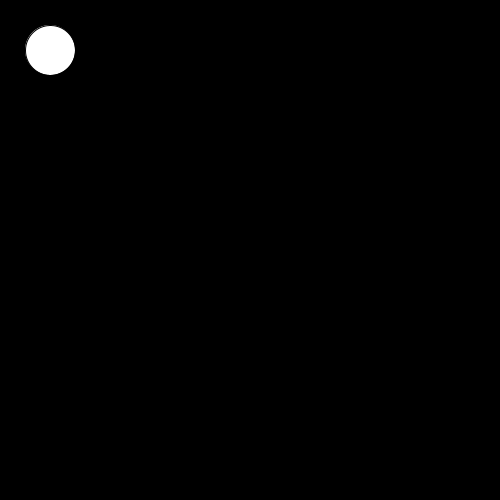
Frame 1 (no input)
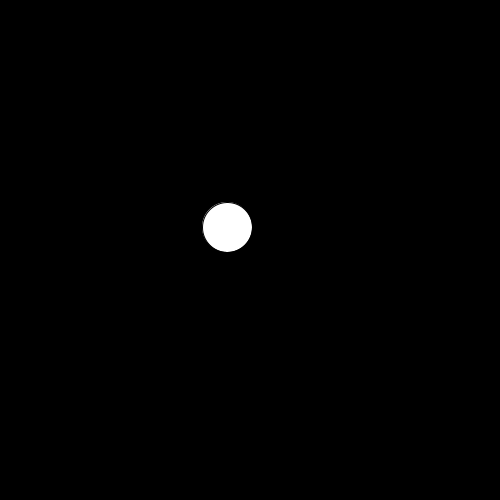
Frame 60 (the mouse pressed at the canvas centre just before this capture)
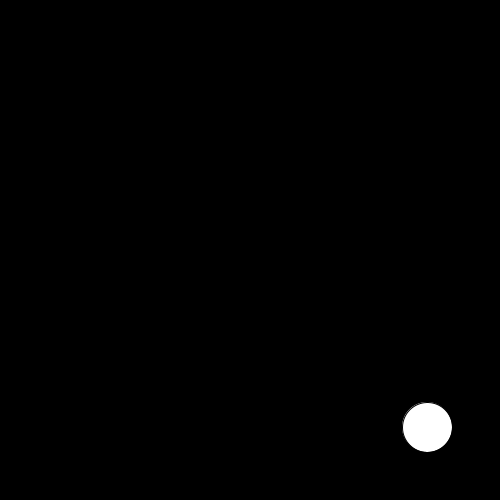
Frame 120 (the mouse held since frame 60 and released just before this capture)

The Processing sketch that drew these frames (run headless with seeded random() and noise(); from frame 60 on, the mouse is pressed at the canvas centre):

// Processing sketch: processing_55157
// ── processing_55157.pde

/* 
poniżej deklarujemy zmienne: podajemy rodzaj (int), nazwę (np. x)
i przypisujemy każdej z nich wartość początkową (np = 50;)

zmienne typu integer przechowują liczby całkowite

zmienne zadeklarowane przed funkcją setup() są globalne, czyli dostępne w każdym fragmencie kodu, 
dlatego możemy ich używać w funkcjach draw() i mousePressed()
zmienne zadeklarowane pomiędzy nawiasami {} są lokalne, czyli dostępne tylko wewnątrz tych nawiasów
*/ 

int x = 50;                    //współrzędna pozioma naszej elipsy
int y = 50;                    //współrzędna pionowa naszej elipsy
int vx = 3;                    //"prędkość" w poziomie (zmiana położenia)
int vy = 3;                    //"prędkość" w pionie

                               // blok kodu w nawiasach {} po void setup() jest wykonywany tylko raz, na początku
void setup() {
  size(500, 500);              // funkcja size() ustala wysokość i szerokość okna szkicu
  smooth();                    // funkcja smooth() włącza anty-aliasing, czyli wygładzanie
  frameRate(24);               // funkcja frameRate() ustala ilość klatek na sekundę
}


                               // blok kodu w nawiasach {} po void draw() jest wykonywany co klatkę
void draw() {
  background(0);               // funkcja background() ustala kolor tła
  
  fill(255);                   // funkcja fill() ustala kolor wypełnienia
  ellipse(x, y, 50, 50);       // funkcja ellipse(x, y, rx, ry) rysuje elipsę
  
  x += vx;                     // zmieniamy położenie x o wartość zmiennej vx
  y += vy;                     // zmieniamy położenie y o wartość zmiennej vy
  
  if(x >= width - 25)          // jeśli środek elipsy zbliży się do lewej krawędzi na 25 pikseli
    vx = -abs(vx);             // zmieniamy wartość vx na ujemną (abs() - wartość bezwzględna)
  if(y >= height - 25)         // analogicznie - gdy zbliży się do dołu
    vy = -abs(vy);
  if(x <= 25)                  // analogicznie - gdy zbliży się do prawej
    vx = abs(vx);
  if(y <= 25)                  // analogicznie - gdy zbliży się do lewej
    vy = abs(vy);
}

                               // blok kodu w nawiasach {} po void mousePressed() jest wykonywany po wciśnięciu myszki
void mousePressed() {
  x = mouseX;                  // ustalamy wartość x na mouseX - położenie myszy w poziomie
  y = mouseY;                  // ustalamy wartość y na mouseY - położenie myszy w pionie
}
